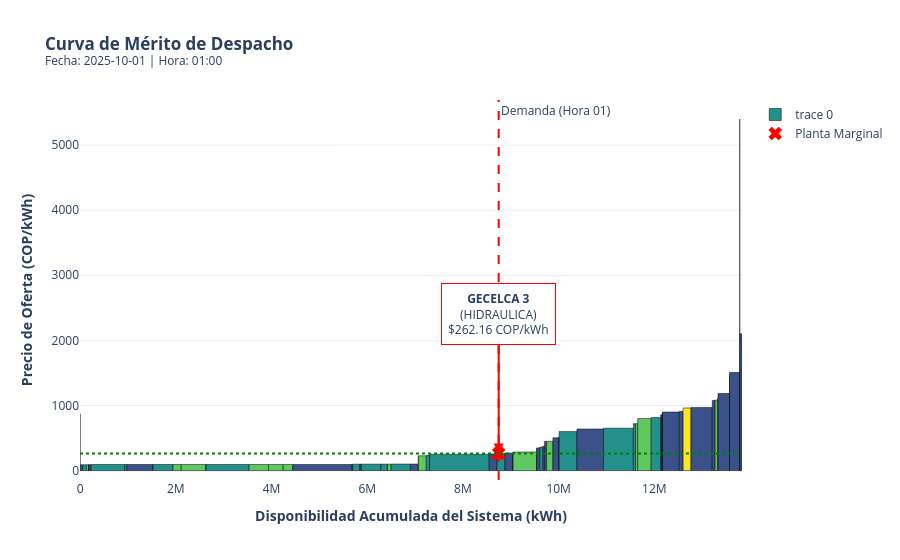

Here is the notebook cell this chart was saved with:
### Code cell
crear_curva_merito(df_reorganizado,df_variables,'2025-10-01',1)
